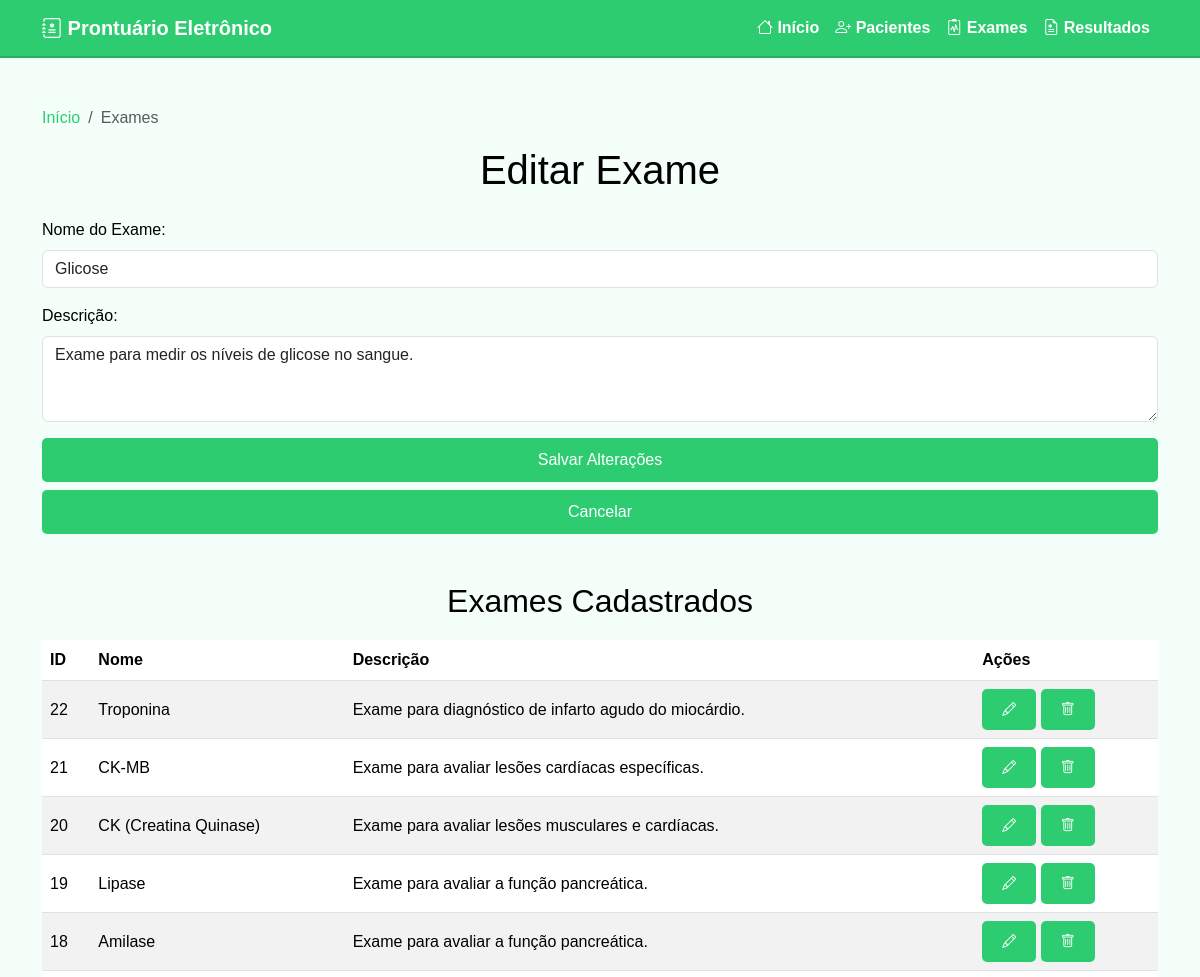
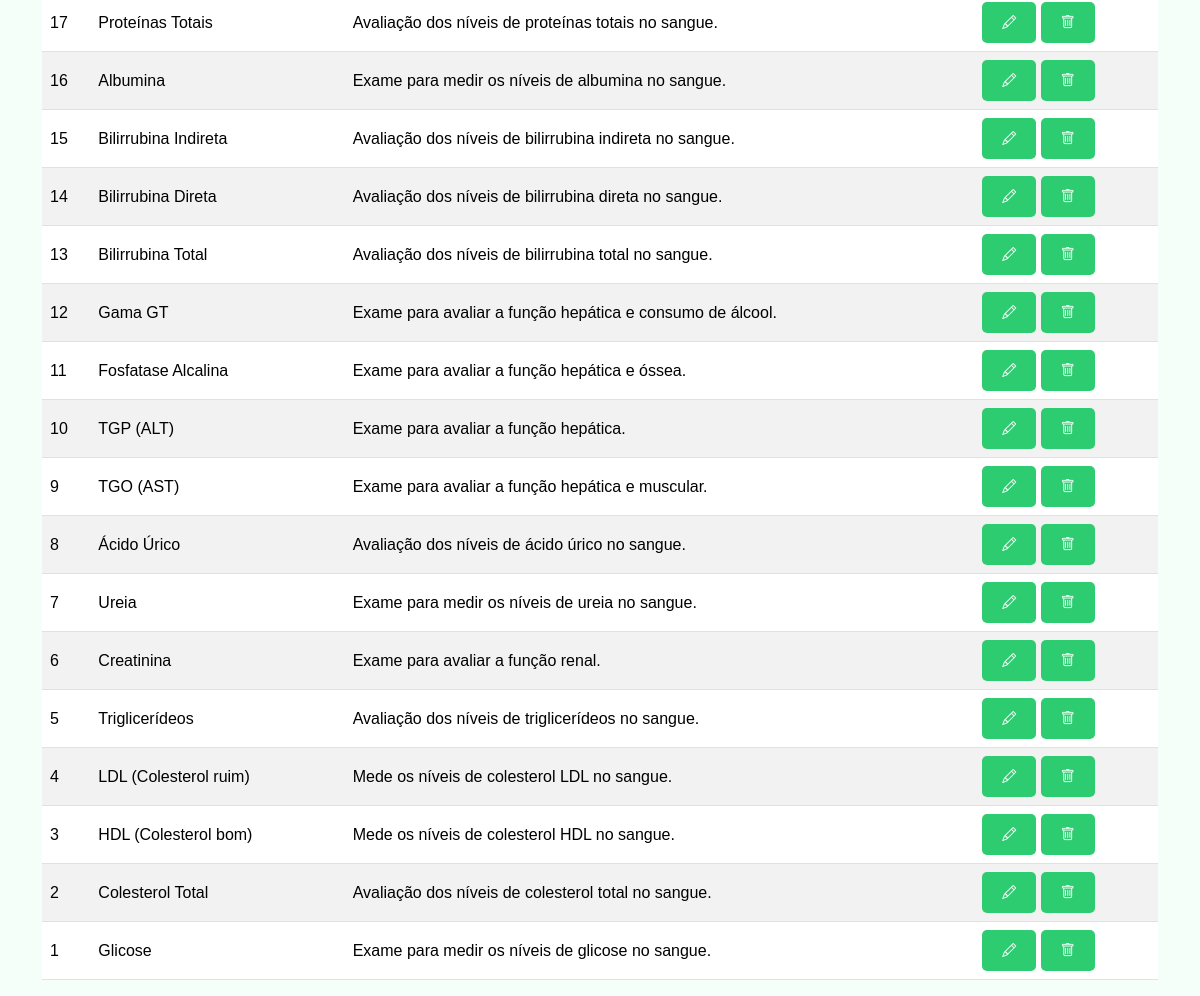
Page /php/views/cadastroExames.php?editar=1 on the committed database (2 pictures, top to bottom).
### tables this page shows
CREATE TABLE IF NOT EXISTS exame (
    id INT AUTO_INCREMENT PRIMARY KEY,
    nome VARCHAR(255) NOT NULL,
    descricao TEXT
);

### php/models/Exame.php (called while the page is built, shortened)
<?php
class Exame {
    public static function listar($conn) {
        $result = $conn->query("SELECT * FROM exame ORDER BY id DESC");
        return $result;
    }
    public static function buscarPorId($conn, $id) {
        $stmt = $conn->prepare("SELECT * FROM exame WHERE id = ?");
        $stmt->bind_param("i", $id);
        $stmt->execute();
        return $stmt->get_result()->fetch_assoc();
    }
}
?>

### php/controllers/ExameController.php (called while the page is built, shortened)
<?php
require_once(__DIR__ . '/../models/Exame.php');
require_once(__DIR__ . '/../config/db.php');
class ExameController {
    public static function listar() {
        global $conn;
        return Exame::listar($conn);
    }
    public static function buscarPorId($id) {
        global $conn;
        return Exame::buscarPorId($conn, $id);
    }
}
?>

### php/views/cadastroExames.php (the view, shortened to what this page needs)
<?php
require_once(__DIR__ . '/../config/db.php');
require_once(__DIR__ . '/../controllers/ExameController.php');
$exameEdit = null;
if (isset($_GET['editar'])) {
    $exameEdit = ExameController::buscarPorId($_GET['editar']);
}
$exames = ExameController::listar();
?>
<!DOCTYPE html>
<html lang="pt-BR">
<head>
    <link href="https://cdn.jsdelivr.net/npm/bootstrap@5.3.0-alpha1/dist/css/bootstrap.min.css" rel="stylesheet">
    <link href="https://cdn.jsdelivr.net/npm/bootstrap-icons@1.11.3/font/bootstrap-icons.css" rel="stylesheet">
    <link rel="stylesheet" href="../assets/style.css">
</head>
<body>
    <?php include 'navbar.php'; ?>
    <div class="container mt-5">
        <nav aria-label="breadcrumb">
            <ol class="breadcrumb mt-3">
                <li class="breadcrumb-item"><a href="home.php">Início</a></li>
                <li class="breadcrumb-item active" aria-current="page">Exames</li>
            </ol>
        </nav>
        <h1 class="text-center mb-4"><?= $exameEdit ? 'Editar Exame' : 'Cadastro de Exames' ?></h1>
        <form method="POST" action="">
            <div class="mb-3">
                <label for="nome" class="form-label">Nome do Exame:</label>
                <input type="text" class="form-control" id="nome" name="nome" required value="<?= $exameEdit['nome'] ?? '' ?>">
            </div>
            <div class="mb-3">
                <label for="descricao" class="form-label">Descrição:</label>
                <textarea class="form-control" id="descricao" name="descricao" rows="3"><?= $exameEdit['descricao'] ?? '' ?></textarea>
            </div>
            <div class="d-grid">
                <?php if ($exameEdit): ?>
                    <button type="submit" name="salvar_edicao" class="btn btn-warning">Salvar Alterações</button>
                    <a href="cadastroExames.php" class="btn btn-secondary mt-2">Cancelar</a>
                <?php else: ?>
                    <button type="submit" name="cadastrar" class="btn btn-custom">Cadastrar Exame</button>
                <?php endif; ?>
            </div>
        </form>
        <h2 class="mt-5 text-center">Exames Cadastrados</h2>
        <div class="table-responsive">
            <table class="table table-striped align-middle">
                <thead>
                    <tr>
                        <th>ID</th>
                        <th>Nome</th>
                        <th>Descrição</th>
                        <th>Ações</th>
                    </tr>
                </thead>
                <tbody>
                    <?php while ($exame = $exames->fetch_assoc()): ?>
                    <tr>
                        <td><?= htmlspecialchars($exame['id']) ?></td>
                        <td><?= htmlspecialchars($exame['nome']) ?></td>
                        <td><?= htmlspecialchars($exame['descricao']) ?></td>
                        <td>
                            <a href="?editar=<?= $exame['id'] ?>" class="btn btn-sm btn-primary" title="Editar">
                                <i class="bi bi-pencil"></i>
                            </a>
                            <a href="?excluir=<?= $exame['id'] ?>" class="btn btn-sm btn-danger" title="Excluir"
                               onclick="return confirm('Tem certeza que deseja excluir este exame?');">
                                <i class="bi bi-trash"></i>
                            </a>
                        </td>
                    </tr>
                    <?php endwhile; ?>
                </tbody>
            </table>
        </div>
    </div>
</body>
</html>

### php/assets/style.css (style rules this page uses)
* { margin: 0; padding: 0; box-sizing: border-box; }
body { font-family: 'Arial', sans-serif; background-color: #f3fff8; color: #000000; margin: 0; padding: 0; }
h2 { color: #000000; margin-bottom: 20px; }
button, .btn { display: inline-block; padding: 10px 20px; border: none; border-radius: 5px; background-color: #2ecc71; color: #ffffff; text-align: center; cursor: pointer; transition: background-color 0.3s ease; }
.form-label { color: #000000; }
input { border: 1px solid #ddd; border-radius: 5px; padding: 10px; width: 100%; margin-bottom: 15px; }
a { color: #2ecc71; text-decoration: none; }

### rows in the picture
exame: nome "Glicose", descricao "Exame para medir os níveis de glicose no sangue.", id "1"
exame: id "22", nome "Troponina", descricao "Exame para diagnóstico de infarto agudo do miocárdio."
exame: id "21", nome "CK-MB", descricao "Exame para avaliar lesões cardíacas específicas."
exame: id "20", nome "CK (Creatina Quinase)", descricao "Exame para avaliar lesões musculares e cardíacas."
exame: id "19", nome "Lipase", descricao "Exame para avaliar a função pancreática."
exame: id "18", nome "Amilase", descricao "Exame para avaliar a função pancreática."
exame: id "17", nome "Proteínas Totais", descricao "Avaliação dos níveis de proteínas totais no sangue."
exame: id "16", nome "Albumina", descricao "Exame para medir os níveis de albumina no sangue."
exame: id "15", nome "Bilirrubina Indireta", descricao "Avaliação dos níveis de bilirrubina indireta no sangue."
exame: id "14", nome "Bilirrubina Direta", descricao "Avaliação dos níveis de bilirrubina direta no sangue."
exame: id "13", nome "Bilirrubina Total", descricao "Avaliação dos níveis de bilirrubina total no sangue."
exame: id "12", nome "Gama GT", descricao "Exame para avaliar a função hepática e consumo de álcool."
exame: id "11", nome "Fosfatase Alcalina", descricao "Exame para avaliar a função hepática e óssea."
exame: id "10", nome "TGP (ALT)", descricao "Exame para avaliar a função hepática."
exame: id "9", nome "TGO (AST)", descricao "Exame para avaliar a função hepática e muscular."
exame: id "8", nome "Ácido Úrico", descricao "Avaliação dos níveis de ácido úrico no sangue."
exame: id "7", nome "Ureia", descricao "Exame para medir os níveis de ureia no sangue."
exame: id "6", nome "Creatinina", descricao "Exame para avaliar a função renal."
exame: id "5", nome "Triglicerídeos", descricao "Avaliação dos níveis de triglicerídeos no sangue."
exame: id "4", nome "LDL (Colesterol ruim)", descricao "Mede os níveis de colesterol LDL no sangue."
exame: id "3", nome "HDL (Colesterol bom)", descricao "Mede os níveis de colesterol HDL no sangue."
exame: id "2", nome "Colesterol Total", descricao "Avaliação dos níveis de colesterol total no sangue."
